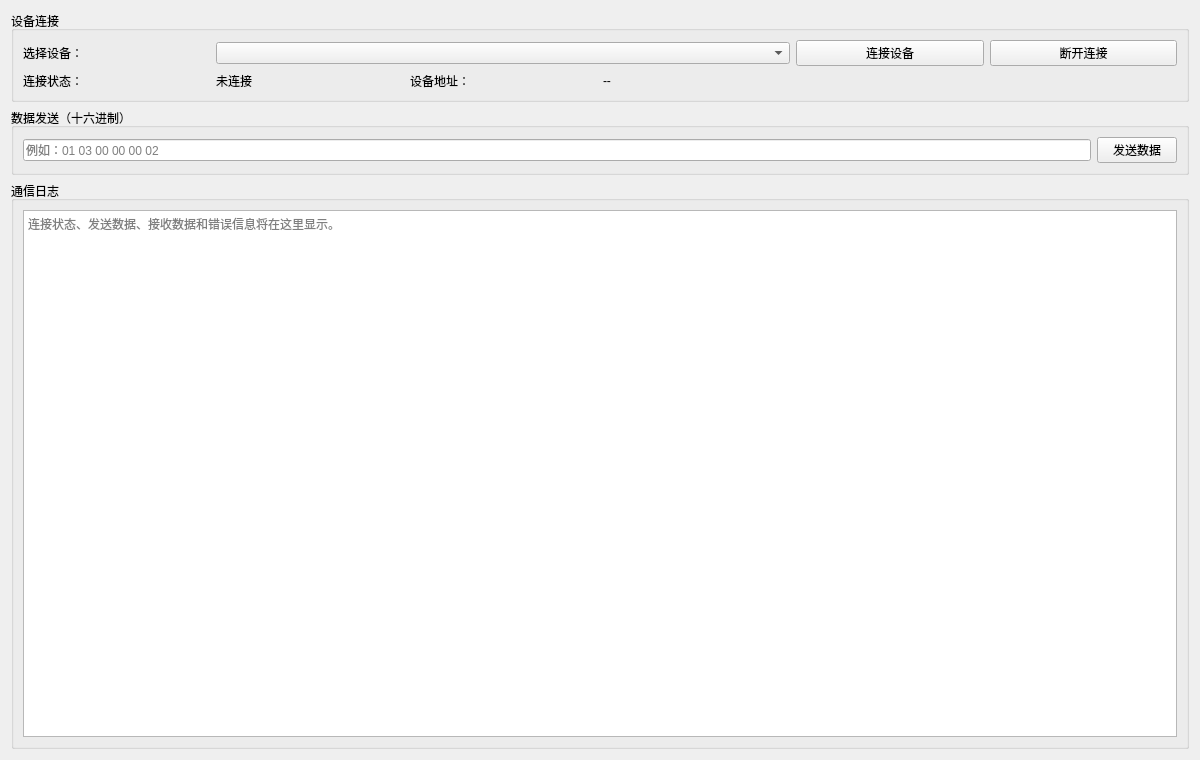
<?xml version="1.0" encoding="UTF-8"?>
<ui version="4.0">
 <class>ConfigPage</class>
 <widget class="QWidget" name="configPage">
  <property name="geometry">
   <rect>
    <x>0</x>
    <y>0</y>
    <width>1200</width>
    <height>760</height>
   </rect>
  </property>
  <property name="windowTitle">
   <string>通信配置</string>
  </property>
  <layout class="QVBoxLayout" name="verticalLayout">
   <item>
    <widget class="QGroupBox" name="connectionGroup">
     <property name="title">
      <string>设备连接</string>
     </property>
     <layout class="QGridLayout" name="connectionLayout">
      <item row="0" column="0">
       <widget class="QLabel" name="deviceLabel">
        <property name="text">
         <string>选择设备：</string>
        </property>
       </widget>
      </item>
      <item row="0" column="1" colspan="3">
       <widget class="QComboBox" name="deviceCombo">
        <property name="minimumSize">
         <size><width>280</width><height>0</height></size>
        </property>
       </widget>
      </item>
      <item row="0" column="4">
       <widget class="QPushButton" name="connectButton">
        <property name="text"><string>连接设备</string></property>
       </widget>
      </item>
      <item row="0" column="5">
       <widget class="QPushButton" name="disconnectButton">
        <property name="text"><string>断开连接</string></property>
       </widget>
      </item>
      <item row="1" column="0">
       <widget class="QLabel" name="connectionStatusTitle">
        <property name="text"><string>连接状态：</string></property>
       </widget>
      </item>
      <item row="1" column="1">
       <widget class="QLabel" name="connectionStateLabel">
        <property name="text"><string>未连接</string></property>
       </widget>
      </item>
      <item row="1" column="2">
       <widget class="QLabel" name="addressTitle">
        <property name="text"><string>设备地址：</string></property>
       </widget>
      </item>
      <item row="1" column="3" colspan="3">
       <widget class="QLabel" name="deviceAddressLabel">
        <property name="text"><string>--</string></property>
        <property name="textInteractionFlags">
         <set>Qt::TextSelectableByMouse</set>
        </property>
       </widget>
      </item>
     </layout>
    </widget>
   </item>
   <item>
    <widget class="QGroupBox" name="sendGroup">
     <property name="title"><string>数据发送（十六进制）</string></property>
     <layout class="QHBoxLayout" name="sendLayout">
      <item>
       <widget class="QLineEdit" name="sendHexEdit">
        <property name="placeholderText">
         <string>例如：01 03 00 00 00 02</string>
        </property>
       </widget>
      </item>
      <item>
       <widget class="QPushButton" name="sendButton">
        <property name="text"><string>发送数据</string></property>
       </widget>
      </item>
     </layout>
    </widget>
   </item>
   <item>
    <widget class="QGroupBox" name="logGroup">
     <property name="title"><string>通信日志</string></property>
     <layout class="QVBoxLayout" name="logLayout">
      <item>
       <widget class="QTextEdit" name="communicationLog">
        <property name="readOnly"><bool>true</bool></property>
        <property name="placeholderText">
         <string>连接状态、发送数据、接收数据和错误信息将在这里显示。</string>
        </property>
       </widget>
      </item>
     </layout>
    </widget>
   </item>
  </layout>
 </widget>
 <resources/>
 <connections/>
</ui>
